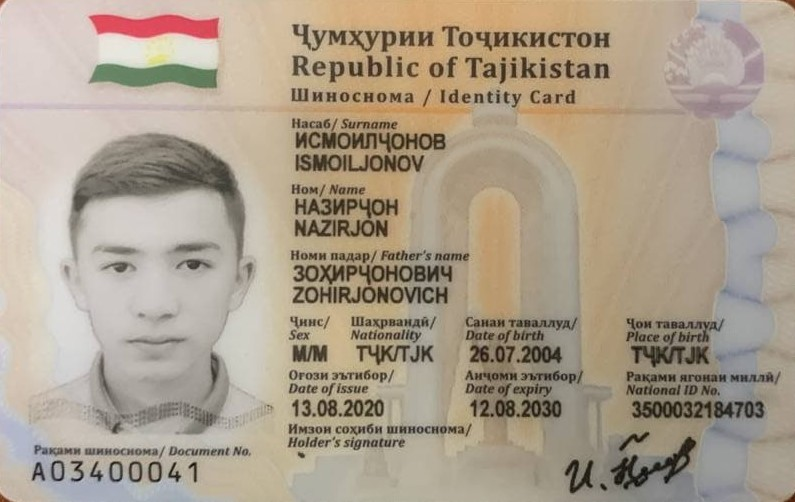
#> input picture front_train.jpg, 795 x 502 px
$ python -i readpass.py   (imports and definitions only)
#> lines starting #> are read from the running program, lines starting #| are printed output that depends on the picture; after the words box and inside, x2 and y2 are one past the last pixel; in counts of white or black regions, pixels touching at a corner belong together
'''
take image
find and crop passport from the image
crop text fields from the image we get
read all data with PaddleOCR
post processing
return one dict with all variables
DONE!
'''


# [222 lines left out: functions convert_to_russian, clear_text, not called in this run]


from paddleocr import PaddleOCR
from PIL import Image
import numpy as np
import numpy
import cv2

# [1 line that did not run here, left out]


# [85 lines left out: functions bubble_sort, sort_indices, easy, alish, alish_be, tochka and 2 more, not called in this run]


def mask_grainy(img):
#> called with img = 'front_train.jpg'
    try:
        img = cv2.imread(img)
#> img is the input picture: shape (502, 795, 3); mean B, G, R 141.1, 158.6, 171.4
        blurred = cv2.GaussianBlur(img, (5, 5), 0)
        kernel = np.array([[-1, -1, -1], [-1, 9, -1], [-1, -1, -1]])
        im = cv2.filter2D(blurred, -1, kernel)
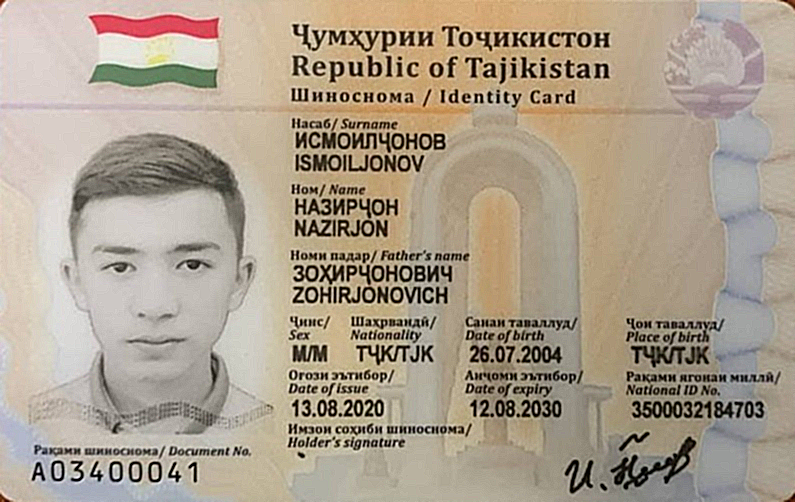
#> im: shape (502, 795, 3); mean B, G, R 141.7, 158.9, 171.5
        hsv = cv2.cvtColor(im, cv2.COLOR_BGR2RGB)
        greenMask = cv2.inRange(hsv, (10, 10, 10), (60, 150, 150))
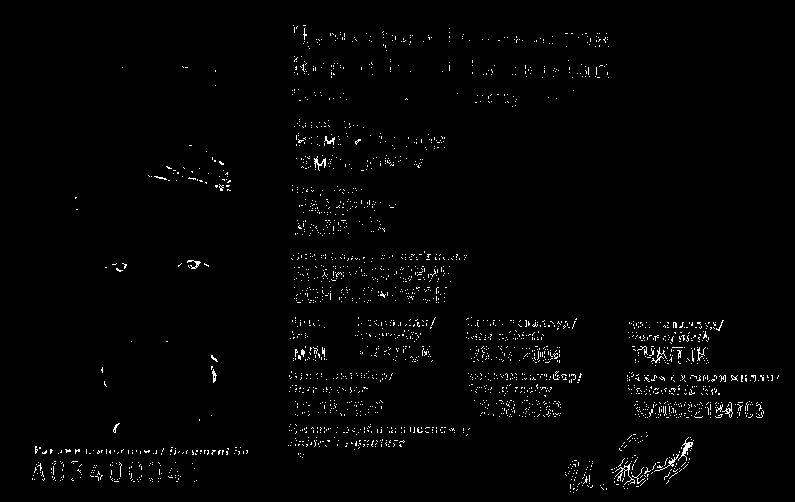
#> greenMask: shape (502, 795); 1.5% white in thin lines or dots, all inside (x1, y1, x2, y2) = (32, 25, 779, 493)
        im[greenMask == 255] = (50, 60, 60)
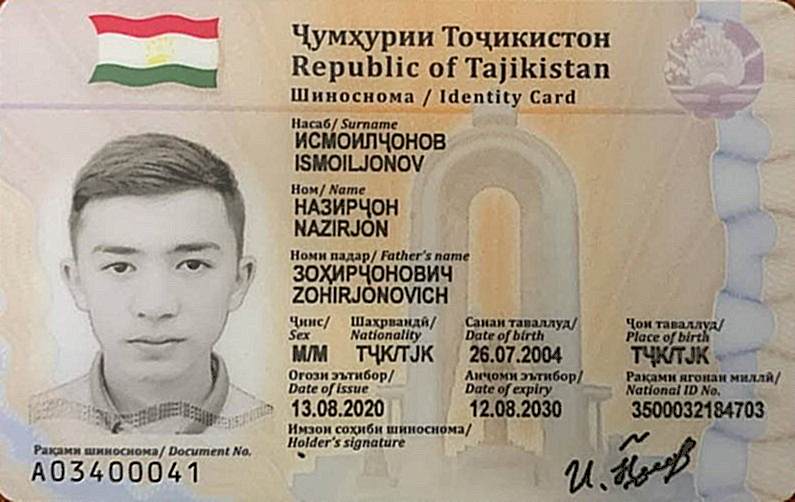
#> im: shape (502, 795, 3); 1.46% of pixels changed, all inside (x1, y1, x2, y2) = (32, 25, 779, 493)
        kernel2 = np.ones((3, 2), np.uint8)
        e = cv2.erode(im, kernel2)
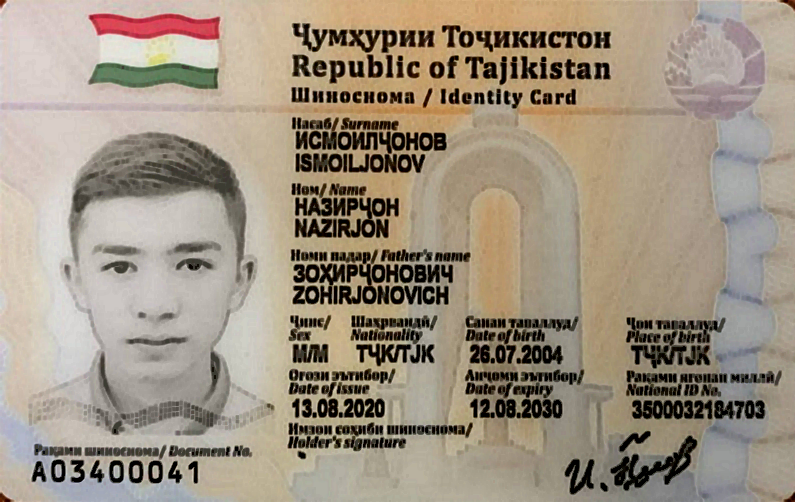
#> e: shape (502, 795, 3); mean B, G, R 129.8, 146.3, 158.6
        cv2.imwrite(f'grainy.jpg', e)
    except:
        pass


# [74 lines left out: functions crop_pass_front, crop_fields, read_paddle, return_dict, read_passport, not called in this run]


'''
Docs:
Input: Path of your Passport file
Output: All information in passport(in dictionary or string)
Example: read_passport(path/of/your/file)
'''

>>> result = mask_grainy('front_train.jpg')

$ run again, on back_train.jpg
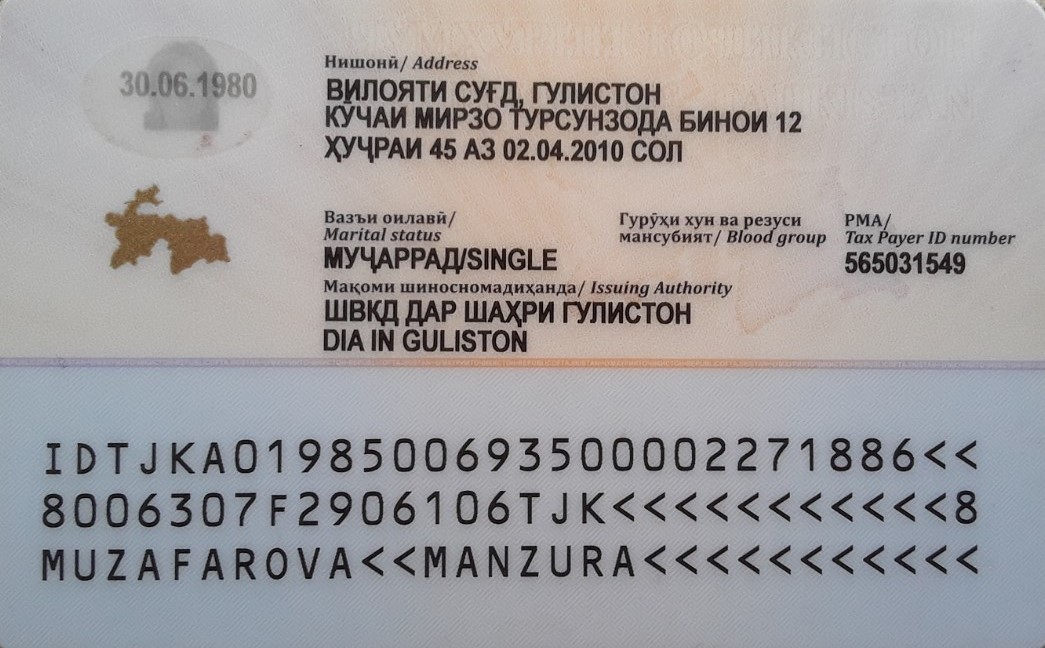
#> input picture back_train.jpg, 1045 x 648 px
#> in mask_grainy, img is the input picture: shape (648, 1045, 3); mean B, G, R 159.4, 158, 160.9
#> in mask_grainy, `greenMask = cv2.inRange(hsv, (10, 10, 10), (60, 150, 150))`:
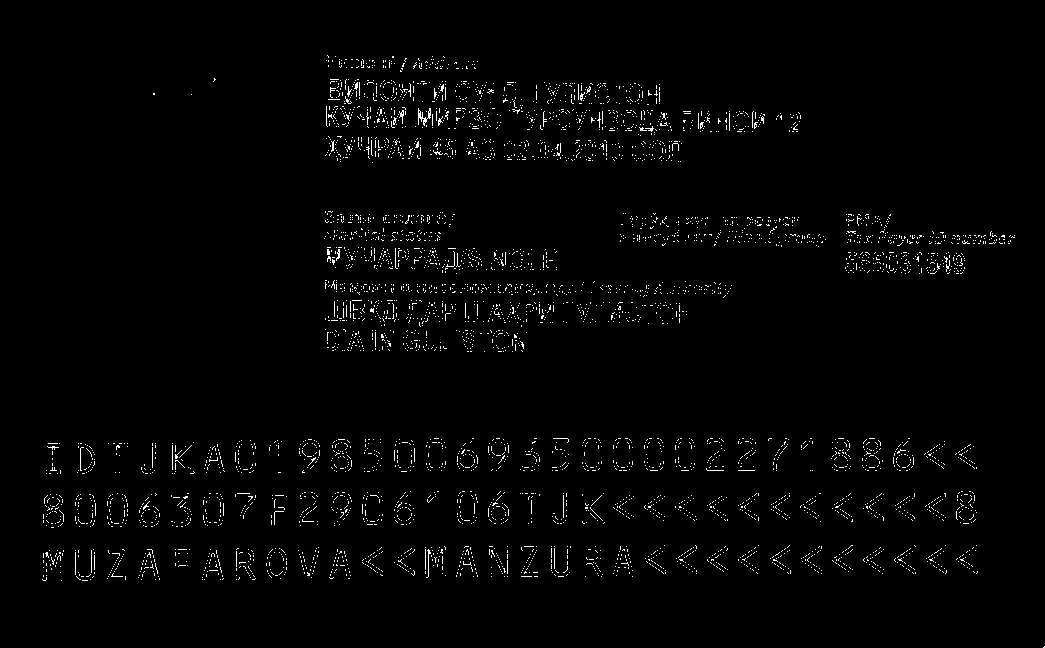
#> greenMask: shape (648, 1045); 1.7% white in thin lines or dots, all inside (x1, y1, x2, y2) = (42, 55, 1045, 648)
#> in mask_grainy, `e = cv2.erode(im, kernel2)`:
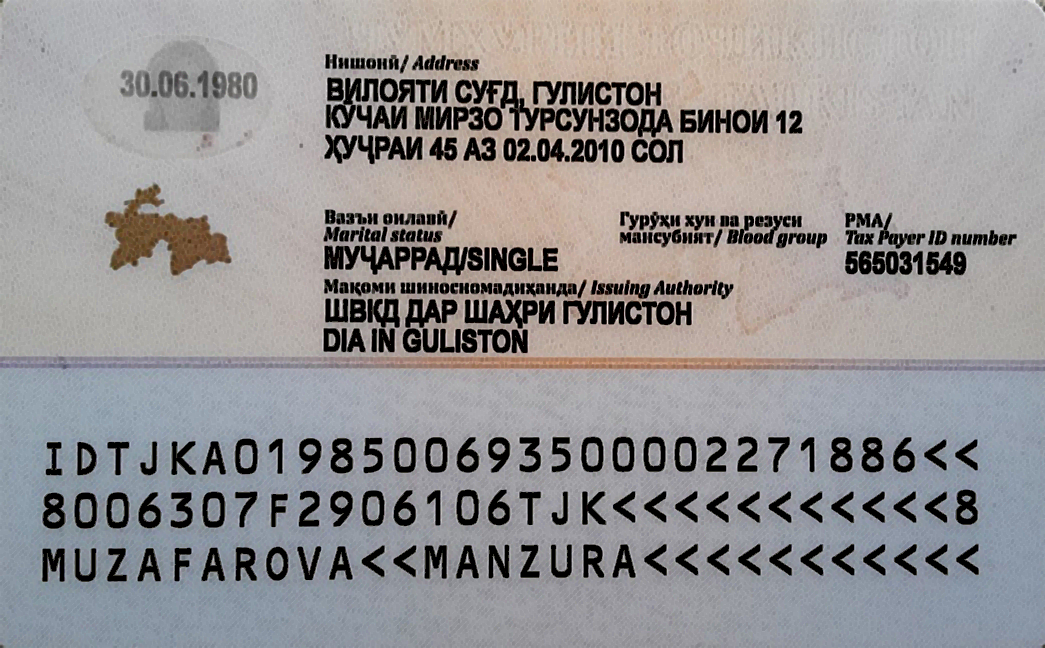
#> e: shape (648, 1045, 3); mean B, G, R 147.2, 146.1, 148.5
